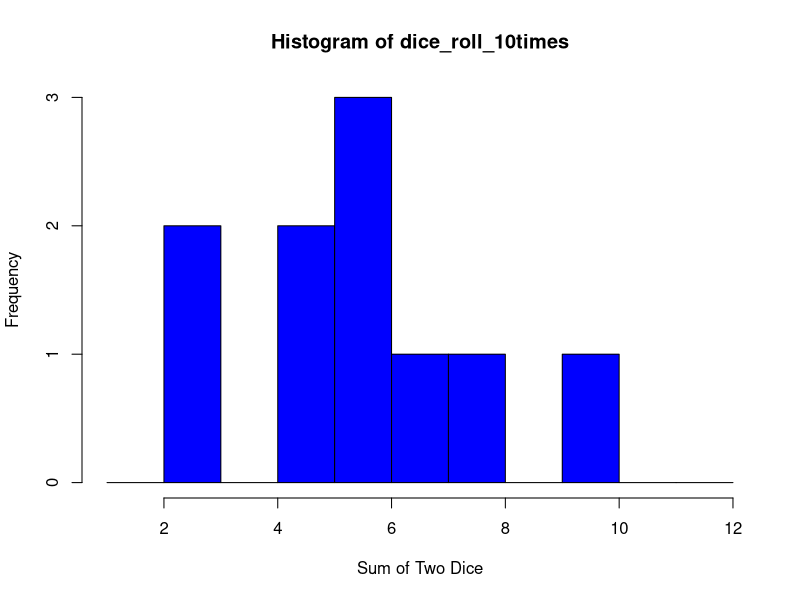
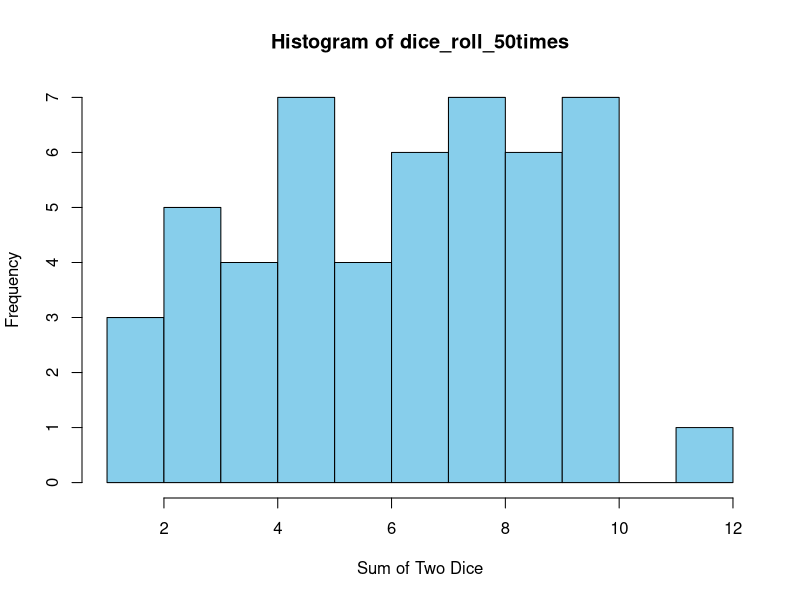
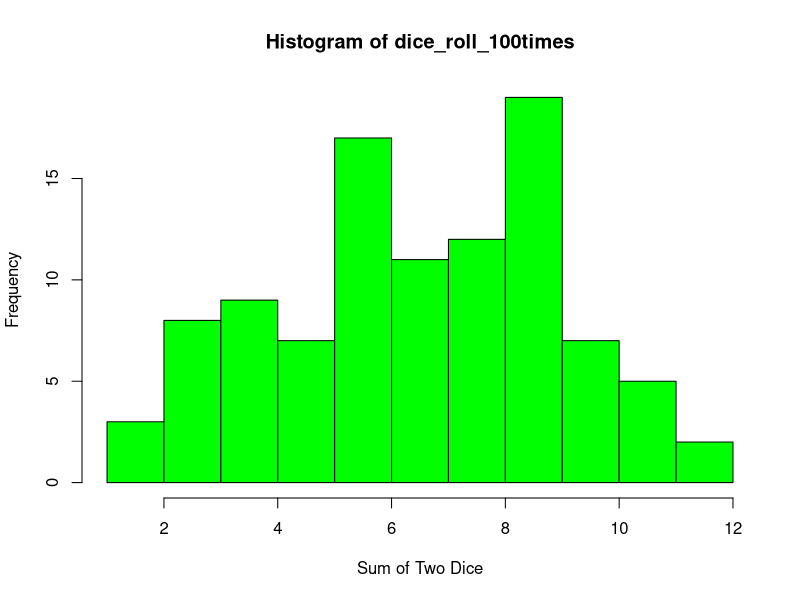
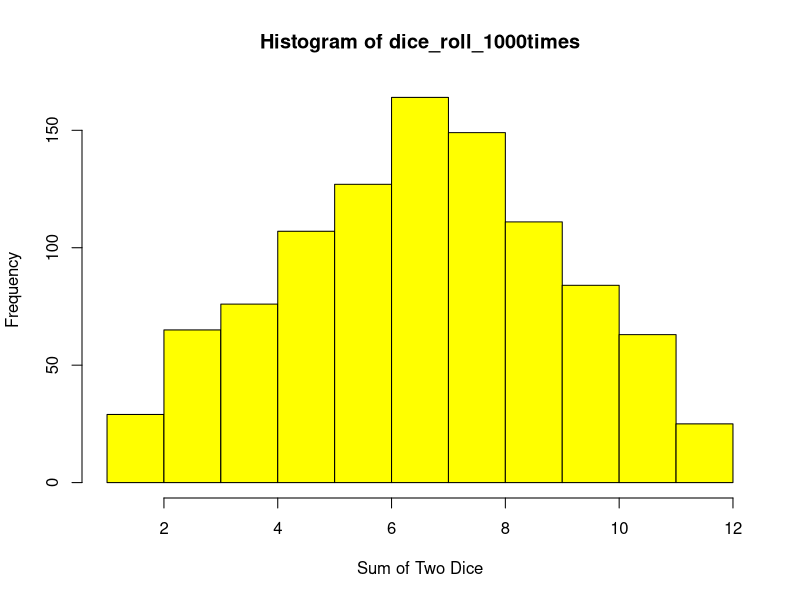
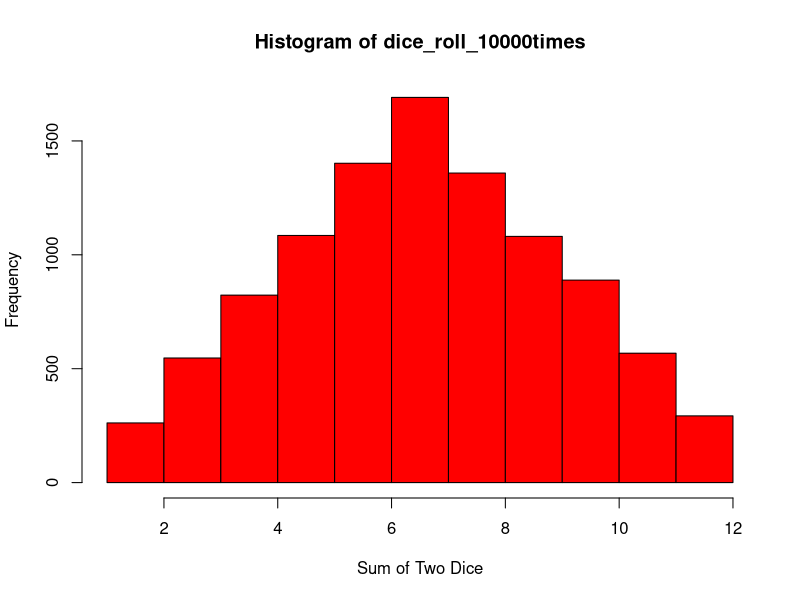

Source code (R) for these figures, in order:
###################################
###################################
########                   ########
########   Data Science 1  ########
########       Lab 1       ######## 
########   15 Oct. 2024    ########
########                   ########
###################################
###################################


## Welcome to this first lab. Here we  will learn the basics of R, an open-source programming language and software environment.



# On the right is the console. You can input code directly into the console line by line - you do not need to run an entire file. Try running a simple calculation in the console, like 5+9. Type it in and press enter. 
5+9

# You can also write code in this, the code editor, and run it from here. Try highlighting the following line and pressing 'Ctrl + Enter' ('Cmd + Enter' on MacOS):
12 * 4 - 6

# Text beginning with a # sign is read as 'comment' and will not be evaluated by the console.
## Numbers (like 1.1, 2.3, etc) signify that I would like you to write a line a code in the code file and run it in the console

########################
####    Functions   ####
########################

# FUNCTIONS are commands that take in inputs and produce outputs. They mostly take in the inputs in brackets, like this:
sqrt(25)
exp(3)

# Often, functions take multiple inputs with different functions. Note how:
rep(3,4)
# produces a different output from
rep(4,3)
# If you can't remember in which order you have to input the arguments of a function, or if you just want to learn what a function does, you can type in ? followed by the function name in the console:
?rep

# Each argument has a name. By explicitly referring to these names when calling the function, we can avoid  any problems with order. For example:
rep(x=3, times=4)
rep(times=4, x=3)

# produce the same result, because we inputed the arguments by name using the 'argname = x' construction. When we don't use this construction, the function defaults each input to an argument according to a predefined order.

# OPERATORS are special functions that take only 2 arguments, and do not use brackets. Instead, you must input the two arguments on either side of the operator. Examples of operators include +, -,*,/, ^, %%, %/%, :, and there are many more which we will learn about soon.

########################
####     Objects    ####
########################

# Functions are one example of OBJECTS, which are stored within the main (global) ENVIRONMENT of the console. We can create new objects by using the 'assign' operator:

x <- 4

# You can now see in the 'Environment' tab below that the object 'x'  is stored with the value 4.

x*5

##############################################################
###    ADVANCED NOTE: the = operator can also be used      ###
###    to assign values to objects, like in Python.        ###
###    However, we conventionally use the = operator       ###
###    only for arguments in a function. The main          ###
###    difference is that '<-' always assigns within       ###
###    the global environment, while '=' assigns in        ###
###    the local environment.                              ###
##############################################################

# Objects can have different classes. For example:
class(x)

# We can also store text into an object, by surrounding it with quote marks:

"Hello" -> y
y
class (y)

# y is now a 'character' object (R does not use the term 'string')

# If we forget to use quote marks R will search for a stored object with that name and return an error if it doesn't find it:

"Salaam" -> y

# One final very important class of object is the 'logical' class, a.k.a. Boolean. 

# One final very important class of object is the 'logical' class, a.k.a. Boolean. 
# Boolean objects can take one of two values

TRUE

# and

FALSE

# Booleans can be combined according to the laws of logic using the and operator &, and the or operator |

TRUE & TRUE
TRUE & FALSE
FALSE & FALSE

TRUE | TRUE
TRUE | FALSE
FALSE | FALSE

# There is also an exclusive or function, xor(), but it isn't used much.



####################################
####     Vectors and indices    ####
####################################

# YOu will have noticed that the console has always returned a [1] in front of it's output so far. This is because R has considered all these objects to be 'vectors' (in Python, this is the same thing as an array). Vectors are objects that can contain multiple elements. For example:

z <- 50:80
z

# The numbers in square brackets tell you the INDEX of the element to their right. The index is simply the position number of that element. You will notice that, unlike in Python, the first element of an object in R has the index number 1 and not 0. This is one of the most important syntactical differences between Python and R (if you think this is not a very important difference, you are correct. The two languages are very similar in syntax.)

# Vectors can be created from singular elements using the function c(), which stands for combine or concatenate.

my.vector <- c('this','is','a','vector')
my.vector
length(my.vector)
class(my.vector)

# You can use square brackets to isolate elements in a vector by putting their index between the brackets:
my.vector[1]
my.vector[4]
my.vector[2:4]
my.vector[c(1,4)]

### 1.1
# You can assign values to specific elements. Try writing a line of code below that changes the 4th element of my.vector to the word 'test'
my.vector[4] <- 'test'

### 1.2
# You can even assign values to elements of a vector that don't exist yet, thus creating them. Try assigning the word 'example' to the (as yet non-existent) 5th element of my.vector.
my.vector[5] <- 'example'

# Instead of indices, you can select elements of a vector using a logical vector of the same length, e.g.

my.vector[c(TRUE,TRUE,FALSE,FALSE,FALSE)]

####################################
####     Logical operators      ####
####################################

# LOGICAL OPERATORS are operators that return logical vectors of the same length as the left argument. Examples include '==', the equality operator (not to be confused with the single = which is an assignment operator), >, <, >=, <=, and != (the 'different from' operator).



# For example:
my.vector == 'is'
1:10 >= 5
1:10 %% 2 == 0    ## %% is the remainder operator, it returns the remainder when you divide the left argument by the right argument.

### 2.1
digits <- 0:10
# Using the least amount of code possible, write a line of code that returns only the odd values of the digits object.
digits[digits %% 2 != 0]

# Another important logical operator is the %in% operator. It tells you if the elements on the left are found in the elements on the right. E.G.
group1 <- c('Arthur', 'Fatima', 'Suleiman', 'Marco')
group2 <- c('Marco','Maria', 'Victor','Fatima', 'Antonio')
group1 %in% group2

## 2.2 
# intersect is a function which returns the elements that all of its arguments have in common. For example:
intersect(group1,group2)

# Write a line of code that replicates this output using only group1, group2, square brackets, and logical operators.
group1[group1 %in% group2]

####################################
####     Writing functions      ####
####################################

# Functions can be written and stored as objects. e.g:
f1 <- function(x) x*2 + 1
f1
# This function has only 1 argument, x. Try out this new function:
f1(3)
f1(7)
ex.vector <- c(2,7,4,24,13,8,12)
f1(ex.vector)

# You can write several lines of code in a function by enclosing all of them in curly brackets {}. The function 'return' can then specify what the output can be. For example:

f2 <- function(x,y){
  z = x %% y
  return(z == 0)
}

f2(8,9)
f2(14,7)

### 3.1 What is the purpose of function f2? Write in comments below.
# Ans: The purpose of the f2() is check if a number x is divisible by another number y without remainder, and then return TRUE or FALSE

### 3.2
# Based on the definition of the mean from today's lecture, write a function that calculates the mean of all of the elements of a vector. assign it to the object my.mean. You will find the functions 'sum' and 'length' useful here.
my.mean <- function(x){
  vectorSum = sum(x)
  vectorMean = vectorSum / length(x)
  return(vectorMean)
}

# compare your function to the native function in R. Does it produce the same results?

my.mean(ex.vector)
mean(ex.vector)

####################################
####      Randomness in R       ####
####################################

# There are several ways to generate randomness in R. The simplest function is 
?sample

#which randomly draws WITHOUT replacement from a specified vector. For example, to choose a number at random between 1 and 10:
sample(1:10, 1)

# You can run this several times and notice that you get a different answer each time. You can also sample several times at once
sample(1:10, 3)

# However, by default, sample won't let the same number repeat when you do this. This is called sampling without replacement, 
# because it is as if, each time you pick out a number, it is now gone from the pool of possible numbers and has not been replaced.
# If you want to sample randomly between 1 and 10 20 times, each time choosing between all 10 numbers, you have to write:
sample(1:10, 20, replace = TRUE)

### 4.1
# Write a function that simulates the roll of 2 6-sided dice, where the argument x is the number of times you roll the 2 dice, 
# and the output is a vector of length x, where each element corresponds to the sum of the two sides of the dice.
# HINT: one way to do this is to start by writing a function for a single 6-sided die, then create a new function 
# that repeats the first function twice and adds up the result.
roll_1_die <- function(x){
  sample(c(1:6),x, replace = TRUE)
}

roll_2_die <- function(x) {
  dice1 = roll_1_die(x)  # Roll first die 'x' times
  dice2 = roll_1_die(x)  # Roll second die 'x' times
  dice1 + dice2  # Sum of the two dice rolls
}

### 4.2
# Using the function hist, create histograms of the results of double dice rolls when you roll them 10 times, 
#then 50, then 100, then 1000, then 10000. Use breaks=1:12 as an argument within the hist function. 
# What do you notice? Write it in comments below your code.
?hist
dice_roll_10times <- roll_2_die(10)
hist(dice_roll_10times, breaks = 1:12, col = "blue", xlab = "Sum of Two Dice", ylab = "Frequency")

dice_roll_50times <- roll_2_die(50)
hist(dice_roll_50times, breaks = 1:12, col = "skyblue", xlab = "Sum of Two Dice", ylab = "Frequency")

dice_roll_100times <- roll_2_die(100)
hist(dice_roll_100times, breaks = 1:12, col = "green", xlab = "Sum of Two Dice", ylab = "Frequency")

dice_roll_1000times <- roll_2_die(1000)
hist(dice_roll_1000times, breaks = 1:12, col = "yellow", xlab = "Sum of Two Dice", ylab = "Frequency")

dice_roll_10000times <- roll_2_die(10000)
hist(dice_roll_10000times, breaks = 1:12, col = "red", xlab = "Sum of Two Dice", ylab = "Frequency")
# -- Comments
# - It was observed that rolling two dice 10 time is Negatively skewed
# - Also rolling the two dice 10,000 time shows that the distribution is symmetrical
# - Hence the 10,000 time rolling proves what we did in the class in relation to the rolling of 2 dice with a the mean = the median = the mode which is = 7.
# - This means that, the larger the sample size, the better the distribution.
######################################################################################
# Another way to generate randomness is to sample from a pdf, which is a continuous distribution. 
# The simplest pdf is the uniform function. The uniform function is a flat line bounded between 2 numbers. 
# Because it is flat, the probability of drawing a sample from any interval of given width between the two bounds 
# is the same as from any other interval of given width.

# The function runif(n, min,max) samples n times from a uniform function bounded between the values of min and max.
# For example, try
runif(5,0,1)

### 4.3
# Using runif, write a function that returns TRUE 22% of the time and FALSE 78% of the time

result_43 <- function(x){
  my.vector = runif(x,0,1) <= 0.22
  set.seed(3) # For reproducibility
  # Check the proportion of TRUE and FALSE results
  table(my.vector) / x
}

### 4.4
# Based on today's lecture about pdfs, what is the probability density for a uniform pdf bounded between 
# 0 and 1 associated with all values of x between 0 and 1? Explain why.
# Ans: The Uniform PDF bounded by 0 and 1 is "1"
# i.e. 1/(1-0) = 1

### 4.5
# Similarly, what is the probability density for a uniform pdf bounded between 5 and 6 associated with all values of x between 5 and 6?
# Ans: The Uniform PDF bounded by 5 and 6 is "1"
# i.e. 1/(6-5) = 1

### 4.6
# What is the probability density for a uniform pdf bounded between 0 and 0.5 associated with all values of x between 0 and 0.5?
# Ans: The Uniform PDF bounded by 0 and 0.5 is "2"
# i.e. 1/(0.5-0) = 2

### 4.7
# What is the probability density for a uniform pdf bounded between 0 and 2 associated with all values of x between 0 and 2?
# Ans: The Uniform PDF bounded by 0 and 2 is "0.5"
# i.e. 1/(2-0) = 0.5

### 4.8
# run the following code:
dunif(0.5,0,1)
dunif(2,0,1)
dunif(0.2,0,0.5)
dunif(1.3,0,2)

# Based on the results of this code and your answers above, what can you conclude about the purpose of the dunif function?
# Ans: The purpose of the dunif() is to produce the uniform pdf bounded by a "min" and "max" value based on the value "x" where you want to evaluate the pdf.
# if the value "x" is within the interval;
# uniform pdf is 1/(max-min)
# Otherwise the density is 0
